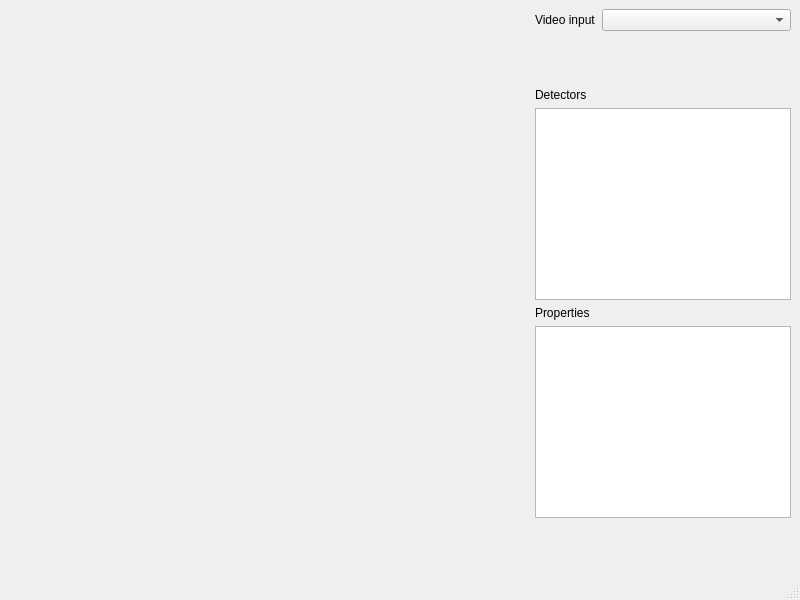
<?xml version="1.0" encoding="UTF-8"?>
<ui version="4.0">
 <class>SentryUI</class>
 <widget class="QMainWindow" name="SentryUI">
  <property name="geometry">
   <rect>
    <x>0</x>
    <y>0</y>
    <width>800</width>
    <height>600</height>
   </rect>
  </property>
  <property name="windowTitle">
   <string>3Sentry</string>
  </property>
  <widget class="QWidget" name="centralwidget">
   <layout class="QHBoxLayout" name="horizontalLayout" stretch="1,0">
    <item>
     <widget class="CQtOpenCVViewerGl" name="wOpenCV" native="true"/>
    </item>
    <item>
     <layout class="QVBoxLayout" name="verticalLayout">
      <item>
       <layout class="QFormLayout" name="formLayout">
        <item row="0" column="0">
         <widget class="QLabel" name="label">
          <property name="text">
           <string>Video input</string>
          </property>
         </widget>
        </item>
        <item row="0" column="1">
         <widget class="QComboBox" name="cmbCaptureDevice"/>
        </item>
       </layout>
      </item>
      <item>
       <spacer name="verticalSpacer_2">
        <property name="orientation">
         <enum>Qt::Vertical</enum>
        </property>
        <property name="sizeHint" stdset="0">
         <size>
          <width>20</width>
          <height>40</height>
         </size>
        </property>
       </spacer>
      </item>
      <item>
       <widget class="QLabel" name="label_2">
        <property name="text">
         <string>Detectors</string>
        </property>
       </widget>
      </item>
      <item>
       <widget class="QListWidget" name="lstDetectors"/>
      </item>
      <item>
       <widget class="QLabel" name="label_3">
        <property name="text">
         <string>Properties</string>
        </property>
       </widget>
      </item>
      <item>
       <widget class="QTableView" name="tblProperties"/>
      </item>
      <item>
       <spacer name="verticalSpacer">
        <property name="orientation">
         <enum>Qt::Vertical</enum>
        </property>
        <property name="sizeHint" stdset="0">
         <size>
          <width>20</width>
          <height>40</height>
         </size>
        </property>
       </spacer>
      </item>
     </layout>
    </item>
   </layout>
  </widget>
  <widget class="QMenuBar" name="menubar">
   <property name="geometry">
    <rect>
     <x>0</x>
     <y>0</y>
     <width>800</width>
     <height>24</height>
    </rect>
   </property>
  </widget>
  <widget class="QStatusBar" name="statusbar"/>
 </widget>
 <customwidgets>
  <customwidget>
   <class>CQtOpenCVViewerGl</class>
   <extends>QWidget</extends>
   <header>ui/cqtopencvviewergl.h</header>
   <container>1</container>
  </customwidget>
 </customwidgets>
 <resources/>
 <connections/>
</ui>
